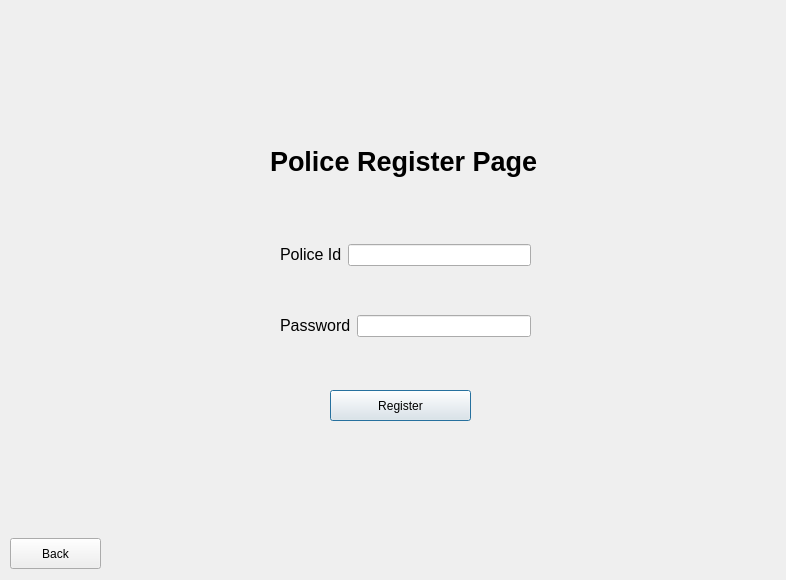
<?xml version="1.0" encoding="UTF-8"?>
<ui version="4.0">
 <class>Police_register_page</class>
 <widget class="QDialog" name="Police_register_page">
  <property name="geometry">
   <rect>
    <x>0</x>
    <y>0</y>
    <width>786</width>
    <height>580</height>
   </rect>
  </property>
  <property name="windowTitle">
   <string>Dialog</string>
  </property>
  <widget class="QWidget" name="">
   <property name="geometry">
    <rect>
     <x>280</x>
     <y>240</y>
     <width>251</width>
     <height>30</height>
    </rect>
   </property>
   <layout class="QHBoxLayout" name="horizontalLayout">
    <item>
     <widget class="QLabel" name="police_id_label">
      <property name="text">
       <string>&lt;html&gt;&lt;head/&gt;&lt;body&gt;&lt;p&gt;&lt;span style=&quot; font-size:12pt;&quot;&gt;Police Id&lt;/span&gt;&lt;/p&gt;&lt;/body&gt;&lt;/html&gt;</string>
      </property>
     </widget>
    </item>
    <item>
     <widget class="QLineEdit" name="police_id"/>
    </item>
   </layout>
  </widget>
  <widget class="QWidget" name="">
   <property name="geometry">
    <rect>
     <x>280</x>
     <y>310</y>
     <width>251</width>
     <height>32</height>
    </rect>
   </property>
   <layout class="QHBoxLayout" name="horizontalLayout_3">
    <item>
     <widget class="QLabel" name="police_password_label">
      <property name="text">
       <string>&lt;html&gt;&lt;head/&gt;&lt;body&gt;&lt;p&gt;&lt;span style=&quot; font-size:12pt;&quot;&gt;Password&lt;/span&gt;&lt;/p&gt;&lt;/body&gt;&lt;/html&gt;</string>
      </property>
     </widget>
    </item>
    <item>
     <layout class="QHBoxLayout" name="horizontalLayout_2">
      <item>
       <widget class="QLineEdit" name="police_password"/>
      </item>
     </layout>
    </item>
   </layout>
  </widget>
  <widget class="QLabel" name="police_register_page">
   <property name="geometry">
    <rect>
     <x>270</x>
     <y>140</y>
     <width>311</width>
     <height>44</height>
    </rect>
   </property>
   <property name="text">
    <string>&lt;html&gt;&lt;head/&gt;&lt;body&gt;&lt;p&gt;&lt;span style=&quot; font-size:20pt; font-weight:700;&quot;&gt;Police Register Page&lt;/span&gt;&lt;/p&gt;&lt;/body&gt;&lt;/html&gt;</string>
   </property>
  </widget>
  <widget class="QPushButton" name="police_register_button">
   <property name="geometry">
    <rect>
     <x>330</x>
     <y>390</y>
     <width>141</width>
     <height>31</height>
    </rect>
   </property>
   <property name="text">
    <string>Register</string>
   </property>
  </widget>
  <widget class="QPushButton" name="back_button">
   <property name="geometry">
    <rect>
     <x>10</x>
     <y>538</y>
     <width>91</width>
     <height>31</height>
    </rect>
   </property>
   <property name="text">
    <string>Back</string>
   </property>
  </widget>
 </widget>
 <resources/>
 <connections/>
</ui>
